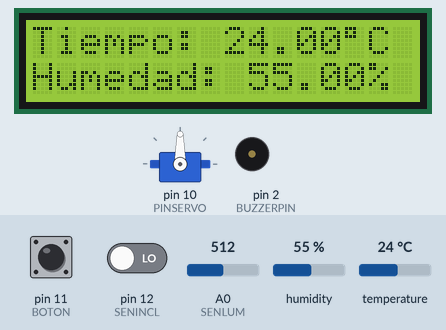
This sketch was run on a simulated Arduino Uno, built with avr-gcc and run on an emulated ATmega328P. Shown: servo, 16×2 character LCD, buzzer (waves = sounding). Inputs (shaded band) come from the test bench; at power-on: pin 11 (BOTON) HIGH, pin 12 (SENINCL) LOW, A0 (SENLUM) = 512, temperature 24 °C, humidity 55 %. What the sketch prints to the serial monitor is not drawn.

Above: at 1.7 s.
1.8 s: pin 11 (BOTON) pulled LOW for 1 s
At 2.94 s:
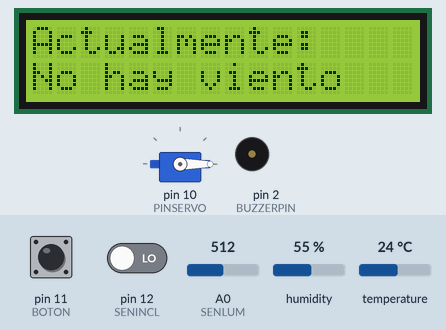
5.0 s: pin 12 (SENINCL) driven HIGH
At 7.4 s:
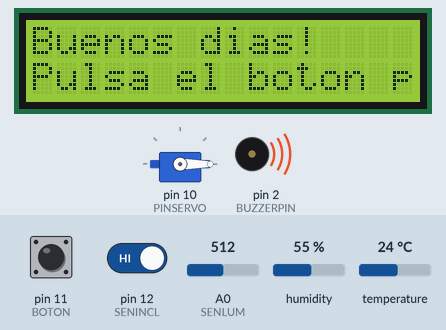
7.6 s: A0 (SENLUM) set to 415
9.9 s: A0 (SENLUM) set to 387
At 11.2 s:
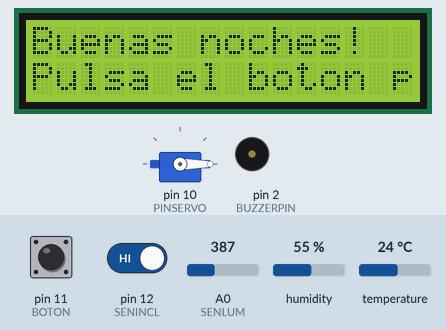
11.6 s: pin 11 (BOTON) pulled LOW for 0.15 s
At 12.8 s:
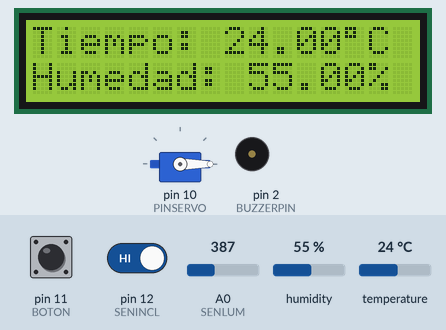
17.5 s: temperature set to 11 °C
23.5 s: temperature set to 8 °C
Timing chart, 0 to 26.5 s (numbered marks = the images above; inputs shaded):
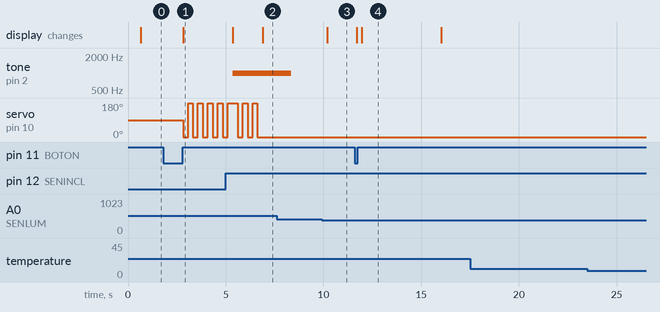

The sketch:

Proyecto_EstacionMeteorologica.ino
```cpp
#include <DHT.h>
#include <LiquidCrystal.h>
#include <Servo.h>

#define RS 8
#define EN 9
#define D4 4
#define D5 5
#define D6 6
#define D7 7

#define SENTEMP 13
#define SENINCL 12
#define SENLUM A0

#define BUZZERPIN 2

#define BOTON 11

#define PINSERVO 10

// Numero de giros del toldo
#define TOLDO 3

#define ROJO A2
#define VERDE A4
#define AZUL A5

float temperatura;
float humedad;
int luminosidad;
bool viento;
int lecturaBoton = 0;
int lecturaAnterior = 0;
int casoActual = 0;
int scroll = 0;
unsigned long tiempoActual = 250;
unsigned long tiempoAnterior = 0;       // Almacena el tiempo de la última ejecución
unsigned long tiempoAnteriorViento = 0; // Almacena el tiempo de la última ejecución para saber cuanto tiempo hace que hay viento
int hayViento = 0;

unsigned long buttonPressTime = 0; // Almacena el tiempo de la última ejecución para saber cuanto tiempo se ha pulsado el boton

int valorReferenciaSoleado = 7; // Valor de referencia para un día soleado (0 a 10)

// Variables para el toldo
int rotacion1 = 0;
int rotacion2 = 0;
unsigned long tolodoAnterior = 0;

// Crear un objeto de la clase LiquidCrystal
LiquidCrystal lcd(RS, EN, D4, D5, D6, D7);

// Crea el objeto Temperatura
DHT sensorTemperatura(SENTEMP, DHT11);

// Crea el objeto Servo
Servo servo;

void setup()
{
  // Inicializa el puerto serie
  Serial.begin(9600);

  servo.attach(PINSERVO);
  // Establece los pines del sensor DHT11 a input (por defecto pero para evitar errores)
  pinMode(SENTEMP, INPUT);
  pinMode(SENINCL, INPUT);
  pinMode(BOTON, INPUT);

  // Establece el LCD
  lcd.begin(16, 2);

  // Calcula la luminosidad
  luminosidad = map(analogRead(SENLUM), 100, 1000, 1, 10);

  mensajeDeBienvenida();

  sensorTemperatura.begin();

  delay(500);
}

void mensajeDeBienvenida()
{
  if (luminosidad > 3)
  {
    lcd.setCursor(0, 0);
    lcd.print("              ");
    lcd.setCursor(0, 0);
    lcd.print("Buenos dias!");
  }
  else
  {
    lcd.setCursor(0, 0);
    lcd.print("Buenas noches!");
  }

  lcd.setCursor(0, 1);
  lcd.print("Pulsa el boton para cambiar de modo");
}

void loop()
{
  leerSensores();
  imprimirSensores();
  // Espera a que se deje de pulsar el boton para volver a leer el boton
  if (tiempoActual - tiempoAnterior >= 250)
  {
    tiempoAnterior = tiempoActual; // Si han pasado 250 ms desde la última ejecución se actualiza el tiempo de la última ejecución
    lecturaBoton = digitalRead(BOTON);
    scroll++;
    if (scroll > 2 && casoActual == 0)
    {
      lcd.scrollDisplayLeft();
      scroll = 0;
      luzActual();
    }
    cambiarModos();
  }
}

// Añade una funcion que lea los sensores y los guarde en variables globales
void leerSensores()
{

  // Lee si hay viento
  if (viento == 1)
  {
    hayViento++;
    tiempoAnteriorViento = millis();
  }

  if (millis() - tiempoAnteriorViento >= 5000)
  {                // Si han pasado 5 segundos desde la última actualización
    hayViento = 0; // Reinicia el contador
  }

  // Guarda el tiempo en ejecución
  tiempoActual = millis();

  // Lee los valores de los sensores
  temperatura = sensorTemperatura.readTemperature();
  humedad = sensorTemperatura.readHumidity();
  luminosidad = map(analogRead(SENLUM), 100, 1000, 1, 10);
  viento = digitalRead(SENINCL);

  // Guarda el estado anterior del botón para saber si se ha pulsado o se mantine pulsado
  lecturaAnterior = lecturaBoton;
}

// Añade una funcion que imprima los valores de los sensores
void imprimirSensores()
{
  Serial.print("Lectura fotoresistor (1-10):\t");
  Serial.print(luminosidad);
  Serial.print("\tLectura temperatura:\t");
  Serial.print(temperatura);
  Serial.print("\tLectura humedad:\t");
  Serial.print(humedad);
  Serial.print("\tLectura inclinacion:\t");
  Serial.print(viento);
  Serial.print("\tLectura boton:\t");
  Serial.println(lecturaBoton);
}

// Funcion que basandose en la luminosidad actual, entiende si es de dia o de noche
void luzActual()
{
  if (luminosidad > 3)
  {
    lcd.setCursor(0, 0);
    lcd.print("              ");
    lcd.setCursor(0, 0);
    lcd.print("Buenos dias!");
  }
  else
  {
    lcd.setCursor(0, 0);
    lcd.print("Buenas noches!");
  }
}

// Añade una funcion que cambie de modo
void cambiarModos()
{
  if (lecturaBoton == LOW || lecturaAnterior == LOW)
  {
    buttonPressTime = millis();
  }
  if (millis() - buttonPressTime > 4000)
  { // Si el botón ha estado presionado por más de 4 segundos
    // Vuelve al modo 0
    volverInicio();
    casoActual = 0;
  }

  if (lecturaBoton == HIGH && lecturaAnterior == LOW)
  {
    casoActual++;
  }

  if (casoActual > 3)
  {
    casoActual = 1;
  }

  switch (casoActual)
  {
  case 1:
    temperaturaYhumedad();
    break;
  case 2:
    funcionViento();
    break;
  case 3:
    funcionNubosidad();
    break;
  }
}

// Añade una funcion que imprima la temperatura y la humedad
void temperaturaYhumedad()
{
  lcd.clear();
  lcd.setCursor(0, 0);
  lcd.print("Tiempo: ");
  lcd.print(temperatura);
  lcd.print((char)223); // Imprime el símbolo de grados centígrados (º)
  lcd.print("C");

  lcd.setCursor(0, 1);
  lcd.print("Humedad: ");
  lcd.print(humedad);
  lcd.print("%");
}

// Añade una funcion que imprima si hay viento o no
void funcionViento()
{
  if (hayViento >= 1)
  {
    lcd.clear();
    lcd.setCursor(0, 0);
    lcd.print("Actualmente: ");
    lcd.setCursor(0, 1);
    lcd.print("Hay viento");

    recogerToldo(1);
  }
  else if (hayViento == 0)
  {
    lcd.clear();
    lcd.setCursor(0, 0);
    lcd.print("Actualmente: ");
    lcd.setCursor(0, 1);
    lcd.print("No hay viento");

    recogerToldo(0);
  }
}
int ejecutarPitido = 0;
// Añade una funcion que recoga el toldo si hay viento
void recogerToldo(int recoger)
{
  // Si el ball switch está activo (se ha movido):
  if (recoger == 1)
  {
    // Hacer sonar el buzzer por 3 segundos:
    if (ejecutarPitido == 0)
    {
      tone(BUZZERPIN, 1000, 3000);
      ejecutarPitido = 1;
    }

    rotacion1 = 0;
    servo.write(0);
    if (millis() - tolodoAnterior > 400)
      servo.write(180);
    if (millis() - tolodoAnterior > 600)
      servo.write(0);
    if (millis() - tolodoAnterior > 800 && rotacion2 < TOLDO)
    {
      rotacion2++;
      servo.write(180);
      tolodoAnterior = millis();
    }
  }
  else
  {
    ejecutarPitido = 0;
    rotacion2 = 0;
    noTone(BUZZERPIN);
    // Si el tiempo transcurrido es mayor que el tiempo máximo sin movimiento:
    servo.write(180);
    if (millis() - tolodoAnterior > 400)
      servo.write(0);
    if (millis() - tolodoAnterior > 600)
      servo.write(180);
    if (millis() - tolodoAnterior > 800 && rotacion1 < TOLDO)
    {
      rotacion1++;
      servo.write(0);
      tolodoAnterior = millis();
    }
  }
}

// Añade una funcion que imprima el nivel de nubosidad actual
void funcionNubosidad()
{
  lcd.clear();

  lcd.setCursor(0, 0);
  lcd.print("Nubosidad actual: ");

  // Calcula el porcentaje de diferencia con el valor de referencia:
  int diferencia = 100 - map(luminosidad, 0, valorReferenciaSoleado, 0, 100);

  lcd.setCursor(0, 1);
  // Estima el nivel de nubosidad según el porcentaje de diferencia:
  // Muestra el nivel de nubosidad en el LCD:
  if (diferencia < 10)
  {
    lcd.print("Despejado");
  }
  else if (diferencia < 30)
  {
    lcd.print("Poco nuboso");
  }
  else if (diferencia < 50)
  {
    lcd.print("Nuboso");
  }
  else if (diferencia < 70)
  {
    lcd.print("Muy nuboso");
  }
  else
  {
    lcd.print("Cubierto");
  }
}

// Añade una funcion que vuelva al inicio del programa si se pulsa el boton durante unos segundos
void volverInicio()
{
  lcd.clear();
  if (luminosidad > 3)
  {
    lcd.setCursor(0, 0);
    lcd.print("              ");
    lcd.setCursor(0, 0);
    lcd.print("Buenos dias!");
  }
  else
  {
    lcd.setCursor(0, 0);
    lcd.print("Buenas noches!");
  }

  lcd.setCursor(0, 1);
  lcd.print("Pulsa el boton para cambiar de modo");
}
```

Measured:
- the behaviour switches between 400 and 399 on A0 (SENLUM) (found by bisection; images 2 and 3)
- after the input at 1.8 s, servo on pin 10 (PINSERVO): alternates 180° for 0.25 s and 0° for 0.25 s, starting after 1.0 s; the display: changes after 1.0 s (image 1)
- after the input at 5.0 s, tone on pin 2 (BUZZERPIN): silent → 1000 Hz after 0.35 s; the display: first changes after 0.35 s (image 2 shows a later state)
- after the input at 9.9 s, the display: changes after 0.28 s (image 3)
- after the input at 11.6 s, the display: first changes after 0.09 s (image 4 shows a later state)
- after the input at 17.5 s, every drawn part: stays the same
- after the input at 23.5 s, every drawn part: stays the same
- what the display in image 4 shows lasts 4.0 s, from 12.0 s to 16.0 s
